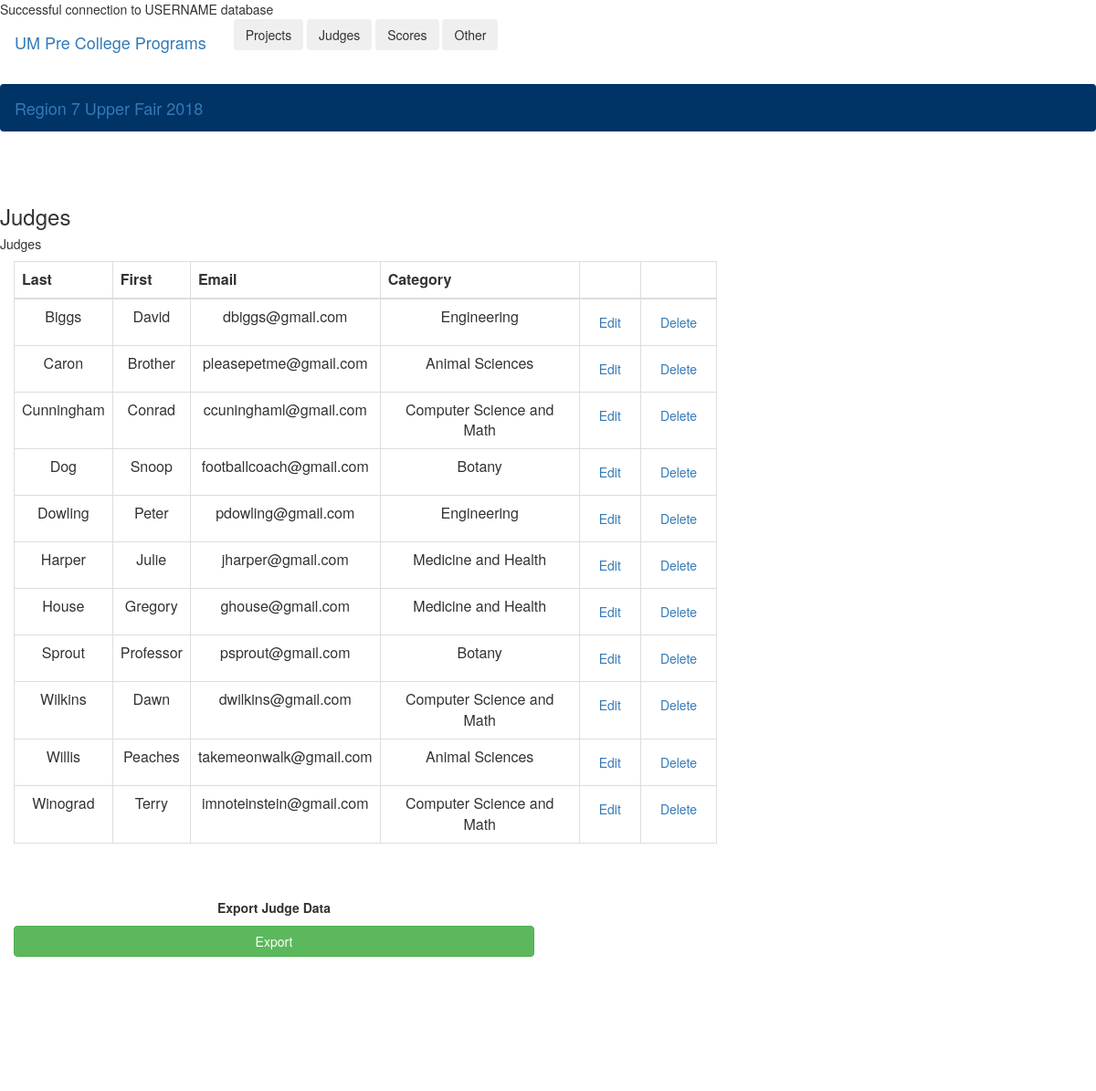
The app's page /CRUDsp/readJudges.php?id=1&type=1 with its own data.
### tables this page shows
CREATE TABLE SetJudge (
    SetJudgeID int NOT NULL AUTO_INCREMENT,
    FKFairID int NOT NULL,
    FKJudgeID int NOT NULL,
    FKCategoryID int NOT NULL,
    CONSTRAINT SetJudge_pk PRIMARY KEY (SetJudgeID)
);

CREATE TABLE Judge (
    JudgeID int NOT NULL AUTO_INCREMENT,
    LName varchar(50) NOT NULL,
    FName varchar(50) NOT NULL,
    Email varchar(50) NOT NULL,
    CONSTRAINT Judge_pk PRIMARY KEY (JudgeID)
);

CREATE TABLE Category (
    CategoryID int NOT NULL,
    Description varchar(120) NOT NULL,
    CONSTRAINT Category_pk PRIMARY KEY (CategoryID)
);

### CRUDsp/readJudges.php (the view, shortened to what this page needs)
<DOCTYPE! html>
<html lang="en">
<?php
	require_once("included_functions.php");
	$mysqli = db_connection();
	if (isset($_GET['id']) && $_GET['id'] != "" && isset($_GET['type']) && $_GET['type'] != "") {
		$ID = $_GET['id'];
		$type = $_GET['type'];
		$query1 = "Select * from Fair where FairID = ".$ID;
		$result = $mysqli->query($query1);
		if ($result && $result->num_rows > 0) {
			$row = $result->fetch_assoc();
			new_header($row['FairName']." ".$row['Year'], $ID);
			if ($type === "1") {
				$query = "Select JudgeID, SetJudgeID, LName, FName, Email, Description as `Category` from ";
				$query .= "Judge inner join SetJudge on FKJudgeID = JudgeID ";
				$query .= "inner join Category on FKCategoryID = CategoryID ";
				$query .= "inner join Fair on FKFairID = FairID ";
				$query .= "where FairID = ".$ID." ";
				$query .= "order by LName";
				$result = $mysqli->query($query);
				if ($result && $result->num_rows > 0) {
					echo "<div class='container-fluid'>";
					echo "<br><br>";
					echo "<div class='row justify-content-center'";
					echo "<head>";
					echo "<h3 class='d-none d-md-block'>Judges</h3>";
        			echo "<h5 class='d-md-none'>Judges</h5>";
					echo "</head>";
					echo "</div>";
					echo "<div class='row justify-content-center'>";
					echo "<div class='col-xs-12 col-sm-12 col-md-10 col-lg-8'>";
					echo "<div class='table-responsive'>";
					echo "<table class='table table-bordered table-hover'>";
					echo "<thead class='thead-dark text-center'>";
					echo "<tr>";
					echo "<th scope='col'>Last</th>";
					echo "<th scope='col'>First</th>";
					echo "<th scope='col'>Email</th>";
					echo "<th scope='col'>Category</th>";
					echo "<th scope='col'></th>";
					echo "<th scope='col'></th>";
					echo "</tr>";
					echo "</thead>";
					echo "<tbody>";
					while ($row = $result->fetch_assoc()) {
						echo "<tr>";
						echo "<td class='text-center'>".$row['LName']."</td>";
						echo "<td class='text-center'>".$row['FName']."</td>";
						echo "<td class='text-center'>".$row['Email']."</td>";
						echo "<td class='text-center'>".$row['Category']."</td>";
						echo "<td class='text-center'><a href='editJudge.php?id=".urlencode($ID)."&sjid=".urlencode($row['SetJudgeID'])."' class='btn btn-outline-warning'>Edit</a></td>";
						echo "<td class='text-center'><a href='deleteJudge.php?id=".urlencode($ID)."&sjid=".urlencode($row['SetJudgeID'])."' class='btn btn-outline-danger'>Delete</a></td>";
						echo "</tr>";
					}
					echo "</tbody>";
					echo "</table>";
					echo "</div>";
					echo "</div>";
					echo "</div>";
					echo "<br /><br />";
					echo "<div class='row justify-content-center' align='center'>";
					echo "<div class='col-xs-12 col-sm-12 col-md-9 col-lg-6'>";
					echo "<p><b>Export Judge Data</b></p>";
					echo "<a href='exportJudgesName.php?id=".$ID."' class='btn btn-success btn-block'>Export</a>";
					echo "</div>";
					echo "</div>";
					echo "<br /><br /><br /><br /><br /><br />";
					echo "</div>";
				} else {
					$_SESSION["message"] = "Unable to view Judges";
           			header("Location: FairHome.php?id=".$ID);
           			exit;
				}
			} else {
				$_SESSION["message"] = "Oops something went wrong";
           		header("Location: FairHome.php?id=".$ID);
           		exit;
			}
		} else {
			$_SESSION["message"] = "Error! Fair could not be found.";
            header("Location: SFindex.php");
            exit;
		}
	} else {
		$_SESSION["message"] = "Error! Variables not set";
        header("Location: SFindex.php");
        exit;
	}
 ?>
<br /><br /><br />
 </html>

### CRUDsp/included_functions.php (shortened to what this page needs)
<?php
	function new_header($name="Default", $FairID=0) {
		echo '<head>';
		echo '<link rel="stylesheet" href="css/bootstrap.css"/>';
		echo '<link rel="stylesheet" href="css/bootstrap-grid.css"/>';
		echo '</head>';
		echo '<body>';
		echo '<nav class="navbar navbar-light" role="navigation">';
		echo '<div class="container-fluid">';
		echo '<div class="navbar-header">';
		echo '<a class="navbar-brand" href="SFindex.php">UM Pre College Programs</a>';
		echo '</div>';
		echo '<div class="col-xs-12 col-sm-12 col-md-9 col-lg-6">';
		echo '<div class="btn-group">';
		echo '<button type="button" class="btn btn-outline-primary dropdown-toggle" type="button" data-toggle="dropdown" aria-haspopup="true" aria-expanded="false">
				Projects
				</button>';
		echo '</div>';
		echo '<div class="btn-group">';
		echo '<button type="button" class="btn btn-outline-primary dropdown-toggle" type="button" data-toggle="dropdown" aria-haspopup="true" aria-expanded="false">
				Judges
				</button>';
		echo '</div>';
		echo '<div class="btn-group">';
		echo '<button type="button" class="btn btn-outline-primary dropdown-toggle" type="button" data-toggle="dropdown" aria-haspopup="true" aria-expanded="false">
				Scores
				</button>';
		echo '</div>';
		echo '<div class="btn-group">';
		echo '<button type="button" class="btn btn-outline-primary dropdown-toggle" type="button" data-toggle="dropdown" aria-haspopup="true" aria-expanded="false">
				Other
				</button>';
		echo '</div>';
		echo '</div>';
		echo '</div>';
		echo '</nav>';
		echo '<nav class="navbar navbar-dark" style="background-color: #003366">';
		echo '<div class="container-fluid">';
		echo '<div class="navbar-header">';
		echo '<a class="navbar-brand" href="FairHome.php?id='.urlencode($FairID).'">'.$name.'</a>';
		echo '</div>';
		echo '</div>';
		echo '</nav>';
		echo '</body>';
	}
	function db_connection() {
		$mysqli = new mysqli(DBHOST, USERNAME, PASSWORD, DBNAME);
		if($mysqli->maxdb_connect_errno) {
			die("Could not connect to server".DBHOST."<br />");
		} else {
			echo "Successful connection to ".USERNAME." database <br />";
		}
		return $mysqli;
	}
?>

### records on screen
setjudge: FKJudgeID.LName "Biggs", FKJudgeID.FName "David", FKJudgeID.Email "dbiggs@gmail.com", FKCategoryID.Description "Engineering"
setjudge: FKJudgeID.LName "Caron", FKJudgeID.FName "Brother", FKJudgeID.Email "pleasepetme@gmail.com", FKCategoryID.Description "Animal Sciences"
setjudge: FKJudgeID.LName "Cunningham", FKJudgeID.FName "Conrad", FKJudgeID.Email "ccuninghaml@gmail.com", FKCategoryID.Description "Computer Science and Math"
setjudge: FKJudgeID.LName "Dog", FKJudgeID.FName "Snoop", FKJudgeID.Email "footballcoach@gmail.com", FKCategoryID.Description "Botany"
setjudge: FKJudgeID.LName "Dowling", FKJudgeID.FName "Peter", FKJudgeID.Email "pdowling@gmail.com", FKCategoryID.Description "Engineering"
setjudge: FKJudgeID.LName "Harper", FKJudgeID.FName "Julie", FKJudgeID.Email "jharper@gmail.com", FKCategoryID.Description "Medicine and Health"
setjudge: FKJudgeID.LName "House", FKJudgeID.FName "Gregory", FKJudgeID.Email "ghouse@gmail.com", FKCategoryID.Description "Medicine and Health"
setjudge: FKJudgeID.LName "Sprout", FKJudgeID.FName "Professor", FKJudgeID.Email "psprout@gmail.com", FKCategoryID.Description "Botany"
setjudge: FKJudgeID.LName "Wilkins", FKJudgeID.FName "Dawn", FKJudgeID.Email "dwilkins@gmail.com", FKCategoryID.Description "Computer Science and Math"
setjudge: FKJudgeID.LName "Willis", FKJudgeID.FName "Peaches", FKJudgeID.Email "takemeonwalk@gmail.com", FKCategoryID.Description "Animal Sciences"
setjudge: FKJudgeID.LName "Winograd", FKJudgeID.FName "Terry", FKJudgeID.Email "imnoteinstein@gmail.com", FKCategoryID.Description "Computer Science and Math"

### other values on screen
USERNAME "USERNAME"
$name "Region 7 Upper Fair 2018"
